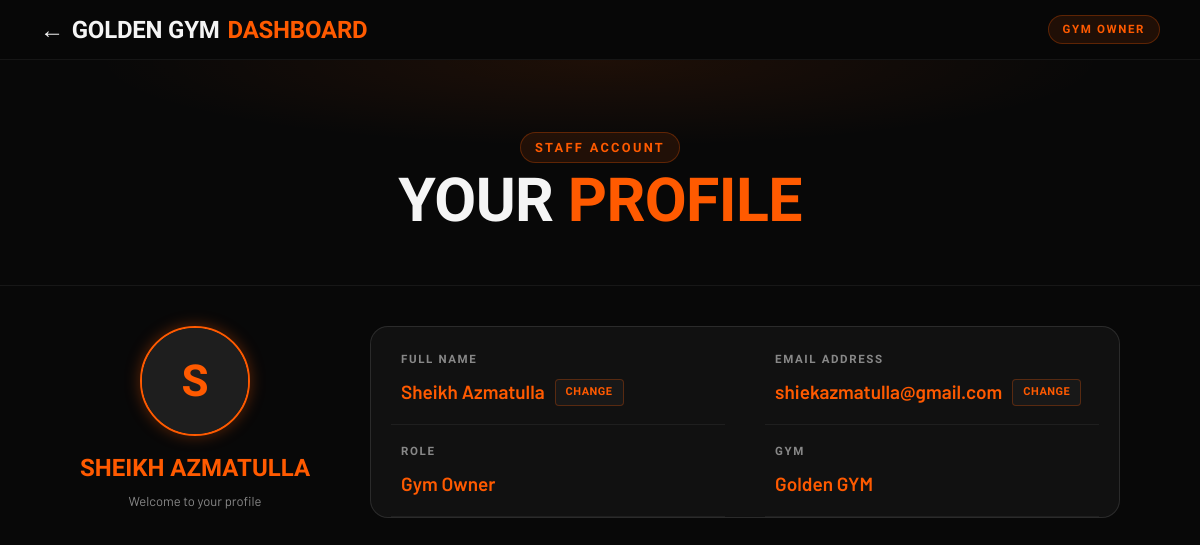
The page /staff/profile/ (signed in) on the database its author committed.
### Gym/models.py (models this page shows, shortened)
class Gym(models.Model):
    id              = models.UUIDField(primary_key=True, default=uuid.uuid4, editable=False)
    gym_name        = models.CharField(max_length=100)
    app_name = models.CharField(
        max_length=100, blank=True,
        help_text="Full application name shown during installation (e.g. 'Muscle Garage Fitness'). "
        "Falls back to gym_name if left blank."
        )
    app_short_name = models.CharField(
            max_length=30, blank=True,
            help_text="Short name shown below the app icon (e.g. 'MuscleGarage'). Falls back to gym_name if blank."
        )
    gym_code        = models.SlugField(max_length=20, unique=True, db_index=True)
    owner           = models.OneToOneField(
                          User, on_delete=models.PROTECT,
                          related_name='owned_gym'
                      )
    plan            = models.ForeignKey(
                          SubscriptionPlan, on_delete=models.PROTECT,
                          null=True, blank=True
                      )
    active          = models.BooleanField(default=True)
    subscription_start  = models.DateField(null=True, blank=True)
    subscription_end    = models.DateField(null=True, blank=True)
    member_limit    = models.PositiveIntegerField(default=100)
    trainer_limit   = models.PositiveIntegerField(default=5)
    embedding_version = models.PositiveIntegerField(default=1)
    logo = CloudinaryField(
        'gym_logo', null=True, blank=True,
        help_text="Primary square logo, recommended 512×512. Used as the 192×192 PWA icon."
    )
    favicon         = CloudinaryField('gym_favicon', null=True, blank=True)
    splash_logo     = CloudinaryField("gym_splash_logo", null=True, blank=True)
    contact_email   = models.EmailField(blank=True)
    contact_phone   = models.CharField(max_length=15, blank=True)
    whatsapp_number = models.CharField(max_length=15, blank=True)
    theme_color     = models.CharField(max_length=7, default='#007bff')  # hex
    receipt_footer  = models.TextField(blank=True)
    address         = models.TextField(blank=True)
    city            = models.CharField(max_length=60, blank=True)
    app_download_url = models.URLField(blank=True,help_text="APK download link or Play Store URL for this gym's app.")
    latitude        = models.FloatField(default=0.0)
    longitude       = models.FloatField(default=0.0)
    radius_meters   = models.FloatField(default=100.0)
    map = models.TextField(blank=True)
    enable_store            = models.BooleanField(default=True,
        help_text="Supplement store & order management.")
    enable_attendance       = models.BooleanField(default=True,
        help_text="Geo-attendance and attendance analytics.")
    enable_geo_attendance   = models.BooleanField(default=False,
        help_text="GPS-based geo-fenced attendance specifically. Independent of"
                "enable_attendance (which just controls the Attendance module/UI "
                "visibility) and enable_face_recognition. Turn this off for gyms "
                "using only Face Recognition, a biometric device, or no GPS check-in "
                "at all — this stops all location JS, Service Worker polling, and "
                "geo API calls for that gym.")
    enable_face_recognition = models.BooleanField(default=True,
        help_text="Face recognition enrollment and auto check-in.")
    enable_trainers         = models.BooleanField(default=True,
        help_text="Trainer management module.")
    created_at      = models.DateTimeField(auto_now_add=True)
    updated_at      = models.DateTimeField(auto_now=True)
    upi_enabled = models.BooleanField(default=False)
    upi_id = models.CharField(
        max_length=100,
        blank=True,
        help_text="e.g. yourgym@oksbi"
    )
    upi_display_name = models.CharField(
        max_length=120,
        blank=True,
        help_text="Name shown in the member's UPI app during payment."
    )
    upi_payment_note = models.CharField(
        max_length=120,
        default="Membership Payment",
        help_text="Transaction note (tn) attached to the UPI deep link."
    )
    equipment_brands = models.ManyToManyField(
        EquipmentBrand,
        blank=True,
        related_name='gyms',
    )
    services = models.ManyToManyField(
        Service,
        blank=True,
        related_name='gyms',
    )
    instagram_username = models.CharField(max_length=100, blank=True, default='')
    THEME_CHOICES = [
        ('default', 'Default'),
        ('blue',    'Blue'),
        ('black',   'Black'),
        ('pink',    'Pink'),
        ('green',   'Green'),
        ('red',     'Red'),
        ('custom',  'Custom'),
    ]
    theme = models.CharField(
        max_length=20,
        choices=THEME_CHOICES,
        default='default',
        help_text="Predefined UI color palette for this gym's dashboard/site."
    )
    MODE_CHOICES = [
        ('dark',  'Dark'),
        ('light', 'Light'),
    ]
    dashboard_mode = models.CharField(
        max_length=10,
        choices=MODE_CHOICES,
        default='dark',
        help_text="Dark or light background for the dashboard UI."
    )
    show_subscription_payment = models.BooleanField(
        default=False,
        help_text=(
            "When True, this gym's Owner/Receptionist see the 'Pay Subscription' "
            "button on their dashboard. Toggled only by the Super Admin from "
            "the All Gyms page. Has nothing to do with the existing payment "
            "gateway/upload system — this is purely a manual-payment flag."
        ),
    )
    last_expiry_reminder_sent_at = models.DateTimeField(
        null=True,
        blank=True,
        help_text="Timestamp of the last manual 'Send Expiry Reminder' click for this gym. "
                   "Used to enforce a once-per-calendar-day limit. Compared against "
                   "timezone.localdate() — not UTC date — so gyms see the limit reset at "
                   "their local midnight from the server's perspective.",
    )
    hidden_stat_cards = models.JSONField(default=list, blank=True)
    pending_amount = models.DecimalField(
        max_digits=10, decimal_places=2, default=0,
        help_text="Amount still owed if Super Admin marked a renewal as 'not paid yet'."
    )
    class Meta:
        ordering  = ['gym_name']
        indexes   = [models.Index(fields=['gym_code'])]
        verbose_name        = 'Gym'
        verbose_name_plural = 'Gyms'

class StaffProfile(models.Model):
    ROLE_CHOICES = [
        ('super_admin',   'Super Admin'),    # software owner – set via is_superuser
        ('gym_owner',     'Gym Owner'),
        ('trainer',       'Trainer'),
        ('receptionist',  'Receptionist'),
    ]
    user    = models.ForeignKey(User, on_delete=models.CASCADE, related_name='staff_profiles')
    gym     = models.ForeignKey(Gym, on_delete=models.CASCADE, related_name='staff', null=True, blank=True)
    role    = models.CharField(max_length=20, choices=ROLE_CHOICES, default='receptionist')
    active  = models.BooleanField(default=True)
    class Meta:
        constraints = [
            models.UniqueConstraint(fields=['user', 'gym'], name='unique_staffprofile_per_user_per_gym')
        ]
        indexes = [
            models.Index(fields=['gym', 'role']),
            models.Index(fields=['user']),
        ]
        verbose_name        = 'Staff Profile'
        verbose_name_plural = 'Staff Profiles'

### AuthFit/views.py (the view)
# urls.py: path('staff/profile/', views.staff_profile, name='staff_profile'),
@login_required
def staff_profile(request):
    staff_profile = getattr(request, 'staff_profile', None)  # or however you resolve this
    if not staff_profile:
        staff_profile = StaffProfile.objects.filter(user=request.user, active=True).first()
    gym = getattr(request, 'gym', None) or (staff_profile.gym if staff_profile else None)
    return render(request, "staff_profile.html", {
        "staff_profile": staff_profile,
        "gym": gym,
    })

### AuthFit/colorutils.py (called while the page is built)
def _clean_hex(hex_color):
    hex_color = (hex_color or '#ff5a00').lstrip('#')
    if not re.fullmatch(r'[0-9a-fA-F]{6}', hex_color):
        hex_color = 'ff5a00'
    return hex_color

def hex_to_rgba(hex_color, alpha):
    h = _clean_hex(hex_color)
    r, g, b = int(h[0:2], 16), int(h[2:4], 16), int(h[4:6], 16)
    return f'rgba({r},{g},{b},{alpha})'

def lighten(hex_color, amount=0.15):
    h = _clean_hex(hex_color)
    r, g, b = int(h[0:2], 16), int(h[2:4], 16), int(h[4:6], 16)
    r = min(255, int(r + (255 - r) * amount))
    g = min(255, int(g + (255 - g) * amount))
    b = min(255, int(b + (255 - b) * amount))
    return f'#{r:02x}{g:02x}{b:02x}'

### AuthFit/context_processors.py (called while the page is built, shortened)
def saas_config(request):
    return {
        'BASE_DOMAIN': os.environ.get('BASE_DOMAIN', 'entergym.in'),
    }

def _user_hash(uid: int) -> str:
    return hmac.new(
        settings.SECRET_KEY.encode("utf-8"),
        str(uid).encode("utf-8"),
        hashlib.sha256,
    ).hexdigest()[:16]

def _build_response(is_enrolled, already_marked, user_hash, request=None):
    config = {
        "isAuthenticated": request.user.is_authenticated if request else False,
        "isEnrolled":      bool(is_enrolled),
        "alreadyMarked":   bool(already_marked),
        "userHash":        user_hash,
    }
    return {
        "GYM_CONFIG_JSON": json.dumps(config),
        "is_enrolled":     bool(is_enrolled),
        "already_marked":  bool(already_marked),
    }

def gym_context(request):
    gym = getattr(request, 'gym', None)
    if gym is None:
        return {'gym': None, 'favicon_url': None, 'logo_url': None}

def gym_branding(request):
    b = get_gym_branding(getattr(request, 'gym', None))
    return {
        "logo_url": b["logo_url"],
        "favicon_url": b["favicon_url"],
        "apple_touch_icon_url": b["apple_touch_icon_url"],
        "splash_logo_url": b["splash_logo_url"],
        "theme_color": b["theme_color"],
        "app_name": b["app_name"],
        "app_short_name": b["app_short_name"],
    }

def gym_theme(request):
    gym = getattr(request, 'gym', None)
    theme = getattr(gym, 'theme', None) or 'default'
    return {'gym_theme': theme}

### Gym/context_processors.py (called while the page is built, shortened)
def gym_branding(request):
    gym = getattr(request, 'gym', None)
    if not gym:
        return {"gym_logo_url": None}

def notification_bell(request):
    gym = getattr(request, 'gym', None)
    role = getattr(request, 'staff_role', None)
    if gym is None or role not in ('gym_owner', 'receptionist'):
        return {"notifications": [], "notification_count": 0}

### templates/staff_profile.html (shortened to what this page needs)
{% load static %}
<!doctype html>
<html lang="en">
<head>
  <link rel="stylesheet" href="{% static 'vendor/bootstrap/bootstrap.min.css' %}">
</head>
<body>
  <nav class="store-nav">
    <div class="nav-inner">
      <a class="nav-brand" href="{% url 'dashboard_home' %}">
        <span class="back-icon">←</span>
        {% if gym %}{{ gym.gym_name }}{% else %}EnterGYM{% endif %}
        <span class="acc">Dashboard</span>
      </a>
      <div class="nav-badge">{{ staff_profile.get_role_display }}</div>
    </div>
  </nav>
  <header class="page-header">
    <div class="header-inner">
      <div class="header-eyebrow">Staff Account</div>
      <h1>Your <span class="accent">Profile</span></h1>
    </div>
  </header>
  <main class="profile-page">
    <div class="main">
      <div class="profile-left">
        <div class="avatar-circle" style="width:110px;height:110px;">
          <div class="avatar-initial">{{ request.user.first_name|default:request.user.username|slice:":1"|upper }}</div>
        </div>
        <div class="member-name">{{ request.user.get_full_name|default:request.user.username }}</div>
        <div class="welcome-msg">Welcome to your profile</div>
      </div>
      <div class="info-card">
        <div class="card-row top">
          <div class="card-cell side">
            <div class="cell-label">Full Name</div>
            <div id="nameDisplay" class="cell-value orange" style="display:flex; align-items:center; gap:10px; flex-wrap:wrap;">
              <span id="nameDisplayText">{{ request.user.get_full_name|default:"Not set" }}</span>
              <button type="button" id="editNameBtn" class="renew-btn" style="background:var(--surface-2); color:var(--orange); border:1px solid var(--orange-bdr);">Change</button>
            </div>
          </div>
          <div class="card-cell">
            <div class="cell-label">Email Address</div>
            <div id="emailDisplay" class="cell-value orange" style="display:flex; align-items:center; gap:10px; flex-wrap:wrap;">
              <span id="emailDisplayText">{{ request.user.email|default:"Not Provided" }}</span>
              <button type="button" id="editEmailBtn" class="renew-btn" style="background:var(--surface-2); color:var(--orange); border:1px solid var(--orange-bdr);">
                {% if request.user.email %}Change{% else %}Add Email{% endif %}
              </button>
            </div>
          </div>
        </div>
        <div class="card-row">
          <div class="card-cell side">
            <div class="cell-label">Role</div>
            <div class="cell-value orange">{{ staff_profile.get_role_display|default:"Not Provided" }}</div>
          </div>
          <div class="card-cell">
            <div class="cell-label">Gym</div>
            <div class="cell-value orange">{{ gym.gym_name|default:"Not Provided" }}</div>
          </div>
        </div>
      </div>
    </div>
  </main>
</body>
</html>

### rows shown on the page
Gym: gym_name "GOLDEN GYM", gym_name "Golden GYM"
StaffProfile: role "GYM OWNER", role "Gym Owner"

### other values the page prints
{{ request.user.first_name|default:request.user.username|slice:":1"|upper }} "S"
{{ request.user.get_full_name|default:request.user.username }} "SHEIKH AZMATULLA"
{{ request.user.get_full_name|default:"Not set" }} "Sheikh Azmatulla"
{{ request.user.email|default:"Not Provided" }} "shiekazmatulla@gmail.com"
